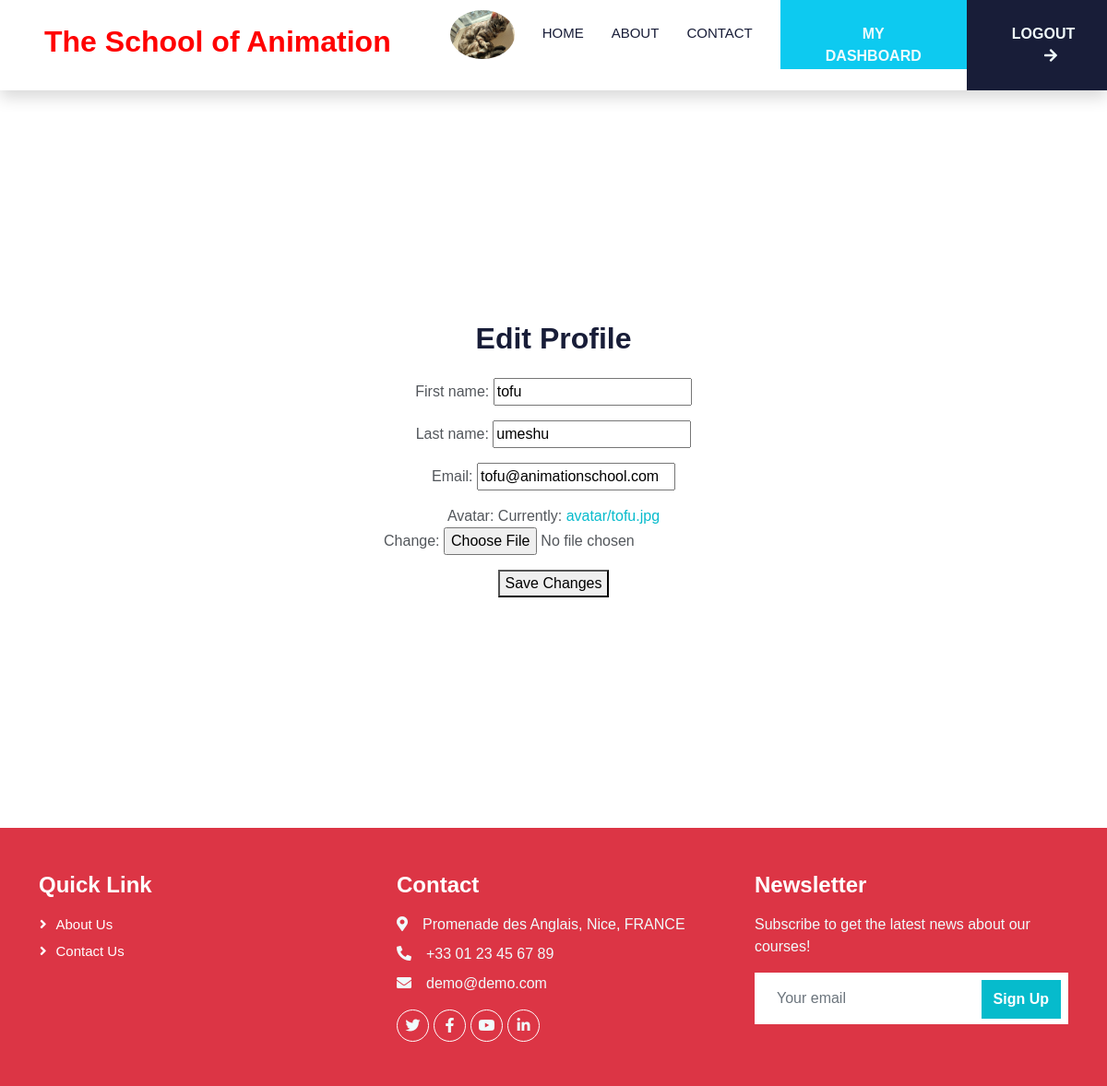
Screenshot of /users/profile_edit/ (signed in) with the database file from the repository.
### users/models.py (models this page shows)
class User(AbstractUser):
    first_name = models.CharField(max_length=30)
    last_name = models.CharField(max_length=30)
    email = models.EmailField(unique=True)
    is_student = models.BooleanField('student',default=False)
    is_teacher = models.BooleanField('teacher',default=False)
    avatar = models.ImageField(upload_to='avatar/')

### users/views.py (the view)
# urls.py: path('profile_edit/', views.profile_edit, name='profile_edit'),
@login_required
def profile_edit(request):
    user = request.user
    if request.method == 'POST':
        form = UserEditForm(request.POST, request.FILES, instance=user)
        if form.is_valid():
            form.save()
            return redirect('view_profile')
    else:
        form = UserEditForm(instance=user)
    return render(request, 'users/profile_edit.html', {'form':form})

### users/forms.py
class UserEditForm(forms.ModelForm):
    class Meta:
        model = User
        fields = ('first_name','last_name','email','avatar')

### templates/users/profile_edit.html (shortened to what this page needs)
{% extends 'staticpages/base.html' %}
{% load static %}
{% block body %}
<main class="container">
    <div class="row justify-content-center align-items-center vh-100">
        <div class="col-md-6 text-center">
            <h2 class="mb-4">Edit Profile</h2>
            <form method="post" enctype="multipart/form-data">
                {{ form.as_p }}
                <button type="submit">Save Changes</button>
            </form>
        </div>
    </div>
</main>
{% endblock %}

### templates/staticpages/base.html (shortened to what this page needs)
{% load static %}
<!DOCTYPE html>
<html lang="en" dir="ltr">
    <head>
        <link href="https://cdnjs.cloudflare.com/ajax/libs/font-awesome/5.10.0/css/all.min.css" rel="stylesheet">
        <link href="{% static 'css/bootstrap.min.css' %}" rel="stylesheet">
        <link href="{% static 'css/custom.css' %}" rel="stylesheet">
        <link href="{% static 'css/style.css' %}" rel="stylesheet">
        <link href="{% static 'css/buttons.css' %}" rel="stylesheet">
    </head>
    <body class="d-flex flex-column min-vh-100">
        <nav class="navbar navbar-expand-lg custom-red navbar-light shadow sticky-top p-0">
            <a href="{% url 'homepage' %}" class="navbar-brand d-flex align-items-center px-4 px-lg-5">
                <h2 class="white-text">The School of Animation</h2>
            </a>
            <div class="navbar-collapse">
                <div class="navbar-nav ms-auto p-4 p-lg-0">
                    {% if user.is_authenticated %}
                    <ul class="navbar-nav ml-auto">
                        <li class="nav-link navbar-brand d-flex align-items-center">
                            <a href="{% url 'view_profile' %}">
                                {% if user.avatar %}
                                    <img src="{{ user.avatar.url }}" class="rounded-circle" width="70">
                                {% else %}
                                    <img src="{% static 'images/cat.png' %}" class="rounded-circle" width="70">
                                {% endif %}
                            </a>
                        </li>
                    </ul>
                    {% endif %}
                    <a class="nav-link" href="{% url 'homepage' %}">Home</a>
                    <a class="nav-link" href="{% url 'about' %}">About</a>
                    <a class="nav-link" href="{% url 'contact' %}">Contact</a>
                    {% if user.is_authenticated and user.is_teacher%}
                    <a class="btn bg-info text-light py-4 px-lg-5 d-none d-lg-block" href="{% url 'dashboard_teacher' %}">MY DASHBOARD</a>
                    {% endif %}
                    {% if user.is_authenticated %}
                    <form action="{% url 'logout' %}" method="post">
                        <button type="submit" class="btn bg-dark text-light py-4 px-lg-5 d-none d-lg-block">LOGOUT<i class="fa fa-arrow-right ms-3"></i></button>
                    </form>
                    {% else %}
                    <a href="{% url 'login' %}" class="btn bg-warning text-black py-4 px-lg-5 d-none d-lg-block">LOGIN<i class="fa fa-arrow-right ms-3"></i></a>
                    <a href="{% url 'register' %}" class="btn bg-success text-light py-4 px-lg-5 d-none d-lg-block">REGISTER<i class="fa fa-arrow-right ms-3"></i></a>
                    {% endif %}
                </div>
            </div>
        </nav>
        {% block body %}
        {% endblock %}
        <footer class="mt-auto">
            <div class="container-fluid bg-danger text-light footer wow fadeIn" data-wow-delay="0.1s">
                <div class="container py-5">
                    <div class="row g-5">
                        <div class="col-lg-4 col-md-6">
                            <h4 class="text-white mb-3">Quick Link</h4>
                            <a class="btn btn-link" href="{% url 'about' %}">About Us</a>
                            <a class="btn btn-link" href="{% url 'contact' %}">Contact Us</a>
                        </div>
                        <div class="col-lg-4 col-md-6">
                            <h4 class="text-white mb-3">Contact</h4>
                            <p class="mb-2"><i class="fa fa-map-marker-alt me-3"></i>Promenade des Anglais, Nice, FRANCE</p>
                            <p class="mb-2"><i class="fa fa-phone-alt me-3"></i>+33 01 23 45 67 89</p>
                            <p class="mb-2"><i class="fa fa-envelope me-3"></i>demo@demo.com</p>
                            <div class="d-flex pt-2">
                                <a class="btn btn-outline-light btn-social" href="https://twitter.com/"><i class="fab fa-twitter"></i></a>
                                <a class="btn btn-outline-light btn-social" href="https://facebook.com/"><i class="fab fa-facebook-f"></i></a>
                                <a class="btn btn-outline-light btn-social" href="https://www.youtube.com/@minnie_"><i class="fab fa-youtube"></i></a>
                                <a class="btn btn-outline-light btn-social" href="https://linkedin.com/"><i class="fab fa-linkedin-in"></i></a>
                            </div>
                        </div>
                        <div class="col-lg-4 col-md-6">
                            <h4 class="text-white mb-3">Newsletter</h4>
                            <p>Subscribe to get the latest news about our courses!</p>
                            <div class="position-relative mx-auto" style="max-width: 400px;">
                                <input class="form-control border-0 w-100 py-3 ps-4 pe-5" type="text" placeholder="Your email">
                                <button type="button" class="btn btn-primary py-2 position-absolute top-0 end-0 mt-2 me-2">Sign Up</button>
                            </div>
                        </div>
                    </div>
                </div>
            </div>
        </footer>
    </body>
</html>

### static/css/custom.css (style rules this page uses)
.custom-red { background-color: white; }
.white-text { color: red; font-family: 'Minya Nouvelle Regular', sans-serif; }

### static/css/style.css (style rules this page uses)
:root { --primary: #06BBCC; --light: #F0FBFC; --dark: #181d38; }
.btn { font-family: 'Nunito', sans-serif; font-weight: 600; transition: .5s; }
.btn.btn-primary, .btn.btn-secondary { color: #FFFFFF; }
.navbar-light .navbar-nav .nav-link { margin-right: 30px; padding: 25px 0; color: #FFFFFF; font-size: 15px; text-transform: uppercase; outline: none; }
.navbar-light .navbar-brand, .navbar-light a.btn { height: 75px; }
.navbar-light .navbar-nav .nav-link { color: var(--dark); font-weight: 500; }
.navbar-light.sticky-top { top: -100px; transition: .5s; }
.footer .btn.btn-social { margin-right: 5px; width: 35px; height: 35px; display: flex; align-items: center; justify-content: center; color: var(--light); font-weight: normal; border: 1px solid #FFFFFF; border-radius: 35px; transition: .3s; }
.footer .btn.btn-link { display: block; margin-bottom: 5px; padding: 0; text-align: left; color: #FFFFFF; font-size: 15px; font-weight: normal; text-transform: capitalize; transition: .3s; }
.footer .btn.btn-link::before { position: relative; content: "\f105"; font-family: "Font Awesome 5 Free"; font-weight: 900; margin-right: 10px; }

### rows the page displays
User: avatar (picture), first_name "tofu", last_name "umeshu", email "tofu@animationschool.com"
